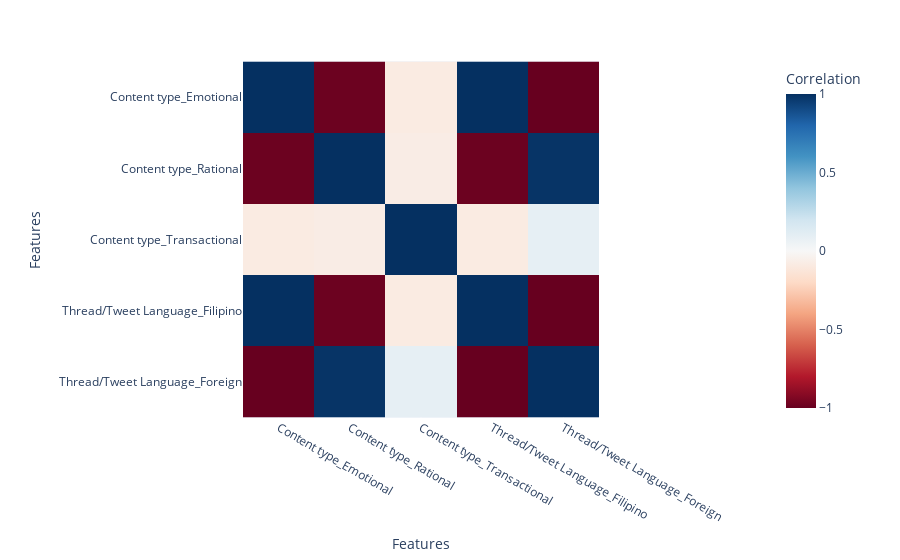

The notebook cell saved with this chart:
### Markdown cell above
Words

### Code cell
import plotly.express as px

content_lang = pd.merge(content_encoded, language_encoded, left_on='Content type_Emotional', right_on='Thread/Tweet Language_Filipino')
corr = content_lang.corr()

fig = px.imshow(corr,
                color_continuous_scale='RdBu',
                zmin=-1,
                zmax=1,
                labels=dict(x='Features', y='Features', color='Correlation'),
                x=corr.columns,
                y=corr.columns)
fig.show()

### Figure 1 — Plotly figure (JSON) as saved in the notebook; plotly's stock layout.template omitted (floating-point values rounded to 4 significant figures)
{"data": [{"coloraxis": "coloraxis", "hovertemplate": "Features: %{x}<br>Features: %{y}<br>Correlation: %{z}<extra></extra>", "name": "0", "type": "heatmap", "x": ["Content type_Emotional", "Content type_Rational", "Content type_Transactional", "Thread/Tweet Language_Filipino", "Thread/Tweet Language_Foreign"], "xaxis": "x", "y": ["Content type_Emotional", "Content type_Rational", "Content type_Transactional", "Thread/Tweet Language_Filipino", "Thread/Tweet Language_Foreign"], "yaxis": "y", "z": [[1, -0.9863, -0.08886, 1, -1.0], [-0.9863, 1, -0.07672, -0.9863, 0.9863], [-0.08886, -0.07672, 1, -0.08886, 0.08886], [1, -0.9863, -0.08886, 1, -1.0], [-1.0, 0.9863, 0.08886, -1.0, 1]]}], "layout": {"coloraxis": {"cmax": 1, "cmin": -1, "colorbar": {"title": {"text": "Correlation"}}, "colorscale": [[0, "rgb(103,0,31)"], [0.1, "rgb(178,24,43)"], [0.2, "rgb(214,96,77)"], [0.3, "rgb(244,165,130)"], [0.4, "rgb(253,219,199)"], [0.5, "rgb(247,247,247)"], [0.6, "rgb(209,229,240)"], [0.7, "rgb(146,197,222)"], [0.8, "rgb(67,147,195)"], [0.9, "rgb(33,102,172)"], [1, "rgb(5,48,97)"]]}, "margin": {"t": 60}, "xaxis": {"anchor": "y", "constrain": "domain", "domain": [0, 1], "scaleanchor": "y", "title": {"text": "Features"}}, "yaxis": {"anchor": "x", "autorange": "reversed", "constrain": "domain", "domain": [0, 1], "title": {"text": "Features"}}}}
